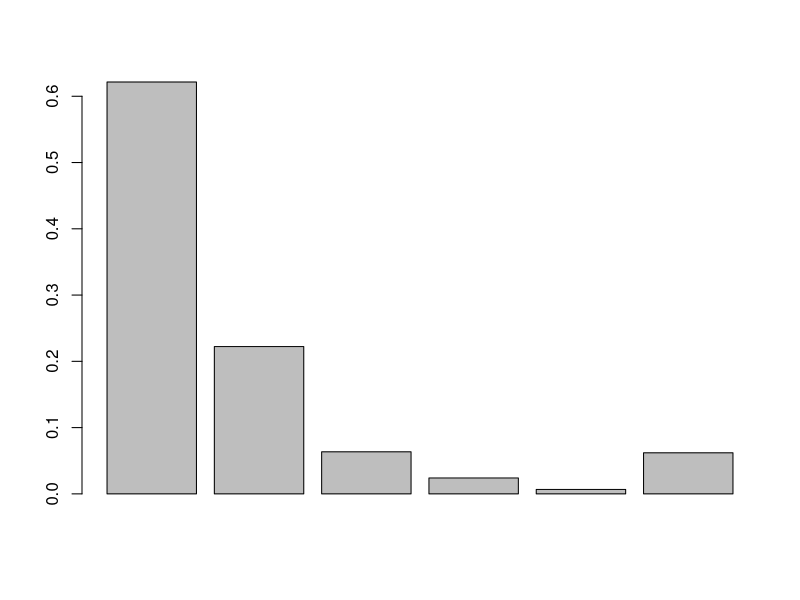
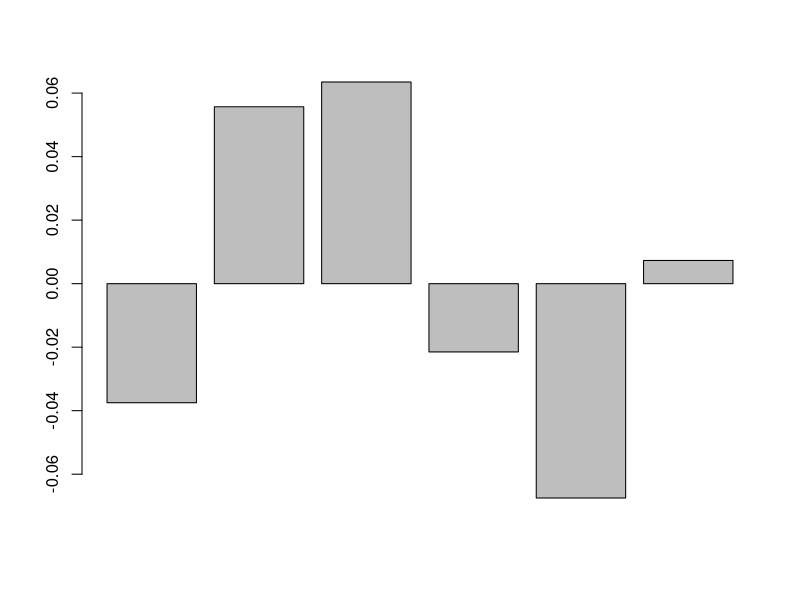
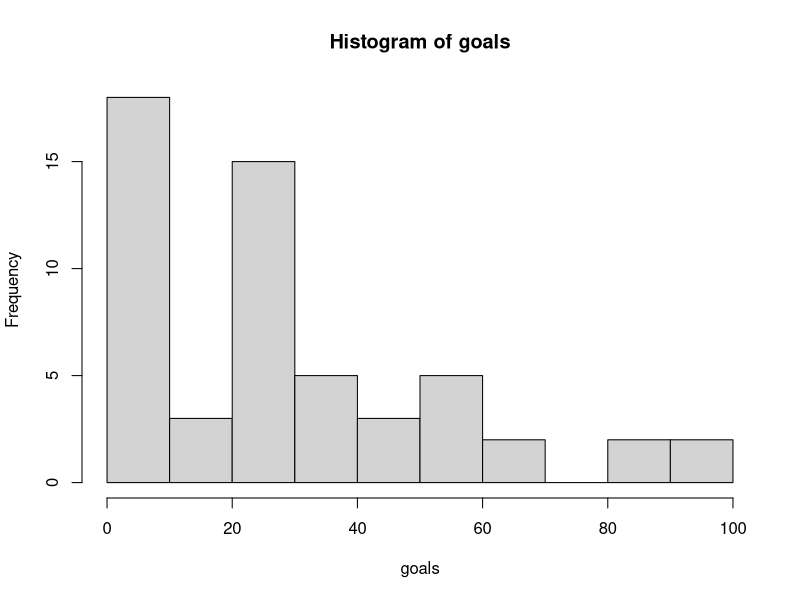
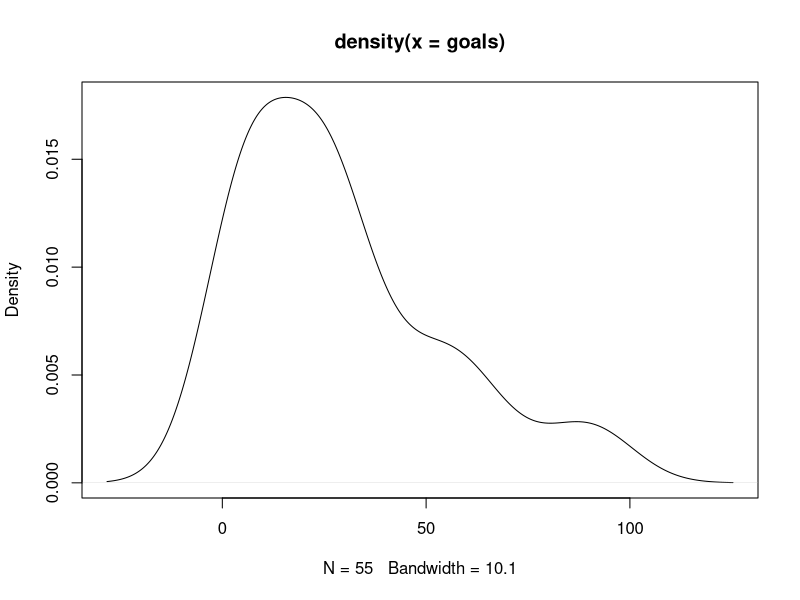
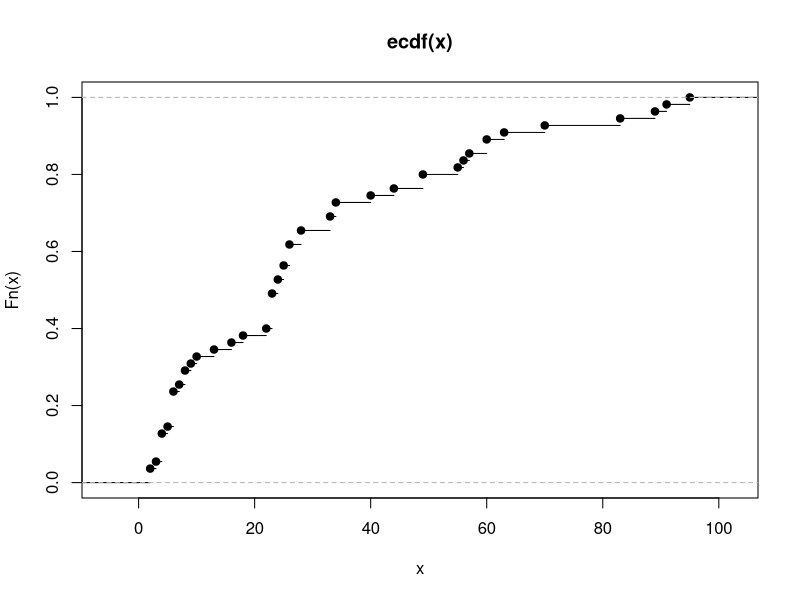
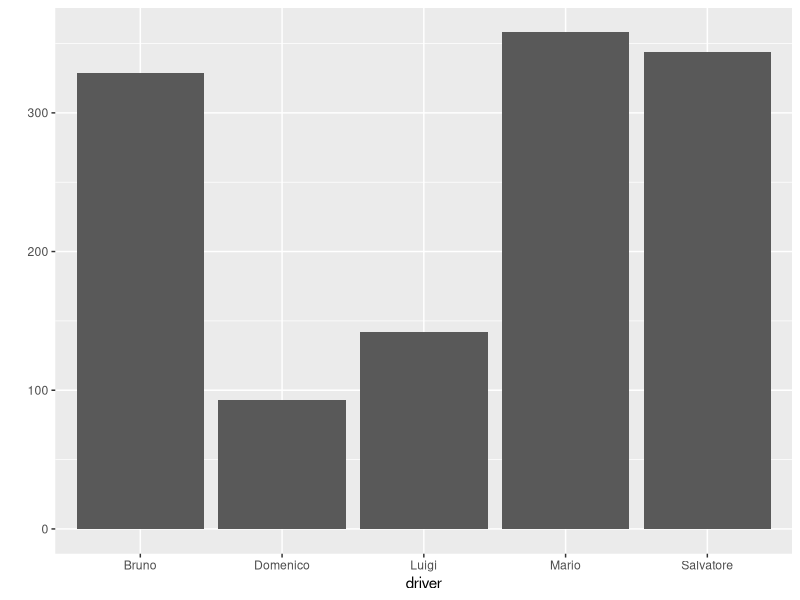
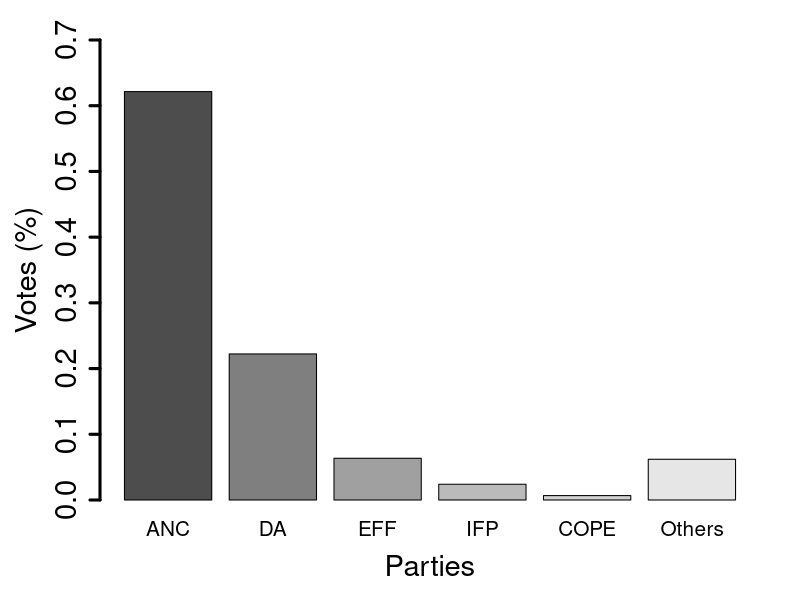
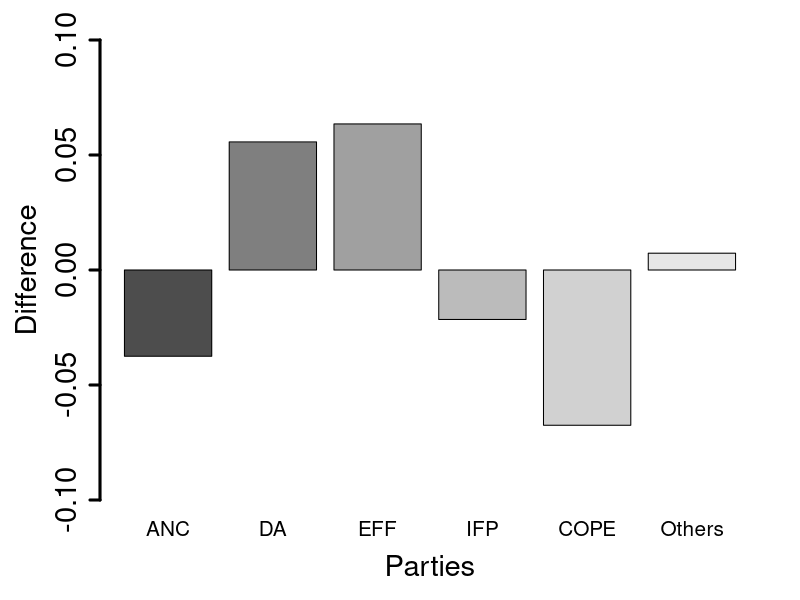

Here is the R script that generated these plots, in order:
# Specify your working directory on the computer. The folder should (ideally) contain the data sets used in the exercises.
setwd('C:/Users/123456/Documents/Book/Data')

#################
# Exercise 2.1  #
#################

# a)
results2014 <- c(0.6215,0.2223,0.0635,0.0240,0.0067,0.0620)
results2009 <- c(0.6590,0.1666,0,0.0455,0.0742,0.0547)
barplot(results2014)           # default version, does not look nice, type ?barplot for options to improve graph

pdf(file="exercise_2.1_a.pdf")   # to save graph as a pdf in your working directory - delete or comment out if not needed
par(mar= c(5, 5, 2, 2))          # to increase plot margins on the side of the figure to ensure that large labels stay in figure 
barplot(results2014,names.arg=c('ANC',"DA","EFF","IFP","COPE","Others"),col=gray.colors(6),
                    ylim=c(0,0.7),xlab="Parties",ylab="Votes (%)",
                    cex.axis=1.75,lwd=3,cex.lab=1.75,cex.names=1.25)       # to learn more about these options type ?par
dev.off()



# b)
difference <- results2014-results2009
barplot(difference)           # does not look nice, improve with options
                              # (e.g. range of y-axis)

pdf(file="exercise_2.1_b.pdf")
par(mar= c(5, 5, 2, 2))
barplot(difference,names.arg=c("ANC","DA","EFF","IFP","COPE","Others"),col=gray.colors(6),
                    ylim=c(-0.1,0.1),xlab="Parties",ylab="Difference",
                    cex.axis=1.75,lwd=3,cex.lab=1.75,cex.names=1.25)
dev.off()


#################
# Exercise 2.2  #
#################

# c) + d)  
# [to improve the look of the basic graphs, we use options such as ylab and xlab for labelling and cex for increasing font sizes]
goals <- c(6,24,91,8,4,25,3,83,89,34,25,24,18,6,23,10,28,4,63,6,60,5,40,2,22,26,23,26,
44,49,34,2,33,9,16,55,23,13,23,4,8,26,70,4,6,60,23,95,28,49,6,57,33,56,7)

# simple option
hist(goals)
plot(density(goals))

# nicer option (saved as pdf)
pdf(file="exercise_2.2_c.pdf")
par(mar= c(5, 5, 2, 2))
hist(goals, breaks=c(0,15,30,45,60,75,90,96),col="lightgrey", cex.axis=1.75,lwd=3,cex.lab=1.75,cex.main=1.75,ylab="Density",xlab="Time (in min)",xlim=c(0,100),ylim=c(0,0.025),main="")
dev.off()

pdf(file="exercise_2.2_d.pdf")
par(mar= c(5, 5, 2, 2))
plot(density(goals),lwd=2.5,main="",xlab="Time (in min)", cex.axis=1.75,cex.lab=1.75,cex.main=1.75)
dev.off()  


# f) 
plot.ecdf(goals)

# nicer
pdf(file="exercise_2.2_f1.pdf")
par(mar= c(5, 5, 2, 2))
plot.ecdf(goals, cex.axis=1.75,lwd=3,cex.lab=1.75,cex.main=1.75,xlab="Time (in min)",ylab="F(x)",main="")
dev.off()

goals_cat <- cut(goals, breaks=c(0,15,30,45,60,75,90,96),labels=c(15,30,45,60,75,90,96)) # see exercise solutions for more details

pdf(file="exercise_2.2_f2.pdf")
par(mar= c(5, 5, 2, 2))
plot.ecdf(as.numeric(as.character(goals_cat)), cex.axis=1.75,lwd=3,cex.lab=1.75,cex.main=1.75,xlab="Time (in min)",ylab="F(x)",main="")
dev.off()

################
# Exercise 2.5 #
################

# not asked in the exercise, but useful to learn more about R; plot ECDF and add lines with the "lines" command
score <- c(rep(1,1),rep(2,3),rep(3,8),rep(4,8),rep(5,27),rep(6,30),rep(7,11),rep(8,6),rep(9,4),rep(10,2))

pdf(file="exercise_2.5.pdf", width=8)
par(mar= c(5, 5, 2, 2))
plot.ecdf(score, cex.axis=1.75,lwd=3,cex.lab=1.75,cex.main=1.75,xlab="Score",ylab="F(x)",main="",yaxp=c(0,1,10),xaxp=c(0,10,10))
lines(c(0,5,10),c(0,0.47,1),type="l",col="darkgrey",lwd=3)
lines(c(3,3),c(0,0.282),type="l",col="darkgrey",lwd=3,lty=2)
lines(c(9,9),c(0,0.894),type="l",col="darkgrey",lwd=3,lty=2)
text(4,0.27,"28.2%",col="darkgrey",cex=1.5)
text(10,0.9,"89.4%",col="darkgrey",cex=1.5)
dev.off()

################
# Exercise 2.6 #
################

library(ggplot2)    # Browse https://ggplot2.tidyverse.org/reference/ for a comprehensive summary
pizza <- read.csv("pizza_delivery.csv")
attach(pizza)

# a)
pdf(file="exercise_2.6_a.pdf",width=11)
par(mar= c(5, 5, 2, 2))
hist(temperature, cex.axis=1.75,lwd=3,cex.lab=1.75,cex.main=1.75,xlab="Temperature",main="",xlim=c(40,90),ylim=c(0,400),col="lightgrey",ylab="Number of deliveries")
lines(c(65,65),c(0,400),type="l",lty=2,lwd=3)
dev.off()

# b)  [the "theme" option is to improve labelling and font size, not necessarily needed]
pdf(file="exercise_2.6_b.pdf",width=11)
p1 <- ggplot(data=pizza,aes(x=temperature))
p2 <- p1 + geom_histogram(fill="darkgrey",alpha=0.5,binwidth=2.5,)  + scale_y_continuous("Number of deliveries") + scale_x_continuous("Temperature")
plot(p2  + theme(axis.title.x = element_text(size=20),axis.title.y = element_text(size=20), axis.text.x = element_text(size=14), axis.text.y = element_text(size=14)))
dev.off()

# c)
pdf(file="exercise_2.6_c.pdf",width=11)
par(mar= c(5, 5, 2, 2))
barplot(table(driver),ylim=c(0,400),ylab="Number of deliveries", xlab="Driver",col=gray.colors(7),main="Title", cex.axis=1.75,lwd=3,cex.lab=1.75,cex.main=1.75,cex.names=1.5)
dev.off()


# d)  [the "theme" option is to improve labelling and font size, not necessarily needed]
qplot(driver,data=pizza,aes="bar") # this is the solution aligned with the first edition. 
                                   # It still works and easier to understand in terms of base R syntax
                                   # It is now however encouraged to use only "ggplot" and not "qplot" anymore   

pdf(file="exercise_2.6_d.pdf",width=11)
p3 <- qplot(driver,data=pizza,aes=("bar"),fill=day)
p4 <- p3 + scale_fill_grey() +theme_bw() + scale_y_continuous("Number of deliveries") + scale_x_discrete("Driver") 
plot(p4+ theme(axis.title.x = element_text(size=20),axis.title.y = element_text(size=20), legend.title =  element_text(size=18, hjust = 0), legend.text =  element_text(size=18), axis.text.x = element_text(size=16), axis.text.y = element_text(size=16)))
dev.off()

# d) more current solution
pdf(file="exercise_2.6_d_update.pdf",width=11)
p3 <-  ggplot(data=pizza,aes(x=driver)) + geom_bar(aes(fill=day))
p4 <- p3 + scale_fill_grey() +theme_bw() + scale_y_continuous("Number of deliveries") + scale_x_discrete("Driver") 
plot(p4+ theme(axis.title.x = element_text(size=20),axis.title.y = element_text(size=20), legend.title =  element_text(size=18, hjust = 0), legend.text =  element_text(size=18), axis.text.x = element_text(size=16), axis.text.y = element_text(size=16)))
dev.off()



